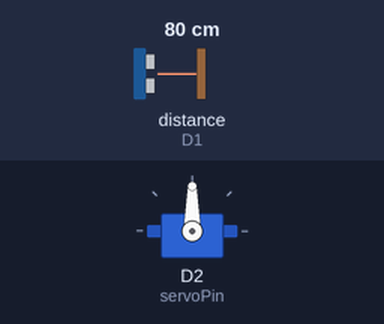
The sketch below on a simulated ESP8266 (NodeMCU). Shown: servo. Wiring (inferred from the names in the program): ultrasonic range finder: trigger D0; echo D1. The inputs (shaded band) are chosen by the test bench; at power-on: distance to the obstacle (sensor on D1) 80 cm. The echo pulse lasts 58.3 µs per cm; what the sketch prints to the serial monitor is not drawn.

Above: at 1.2 s.
1.3 s: distance to the obstacle (sensor on D1) set to 2 cm
At 2.1 s:
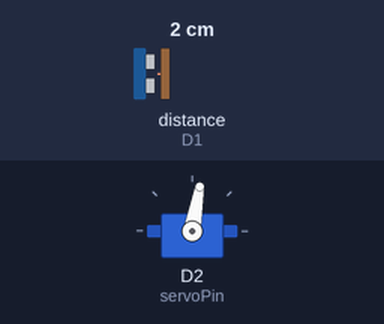
3.1 s: distance to the obstacle (sensor on D1) set to 18 cm
At 3.7 s:
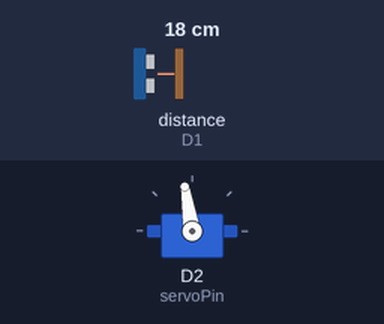
Timing chart, 0 to 6.1 s (numbered marks = the images above; inputs shaded):
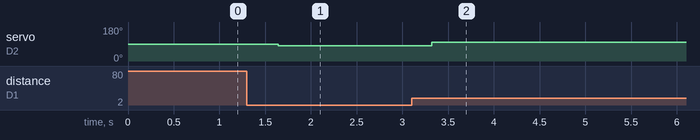

The sketch:

sketch.ino
```cpp
//testet with NodeMCU, HC-SR04 distance sensor, FS90R continuous servo

#include <Servo.h>

int state = 0;
const int trigPin = D0; // <-|trigger and echo pin
const int echoPin = D1; // <-|HC distance sensor
const int servoPin = D2;// <-|drive pin of servo


int pulselength_oneRotation_ccw_perSecond = 1565;// <-|these two values are depending on your servo. For the FS90R 1500 Microseconds should be not turning at all
int pulselength_oneRotation_cw_perSecond = 1365;// <-|less than 1500 turns the servo right and more is turning left. The further the value away from 1500 the faster it turns.
long duration=0;
long distance;
int i;
Servo myservo;
void setup() {

    pinMode(trigPin, OUTPUT);
    pinMode(echoPin, INPUT);
    myservo.attach(servoPin);
    state=1;
    Serial.begin(115200); //start serial with baud rate 115200
}

void loop()

{
    for (i=1; i<11 ;i++) //10x measuring distance
    {
        digitalWrite(servoPin, LOW);
        digitalWrite(trigPin, LOW);
        delayMicroseconds(2);
        digitalWrite(trigPin, HIGH);
        delayMicroseconds(10);
        digitalWrite(trigPin, LOW);
        duration += pulseIn(echoPin, HIGH);
        delay(15);

    }
    distance= (duration/10)*0.027; //not the correct formula but 0.027 gave better results
    duration=0;
    Serial.print(distance); //print distance to Serial Port
    if (distance >= 20 && state!=1) // if distance >= 20cm turn servo one rotation left
        {
            myservo.writeMicroseconds(pulselength_oneRotation_ccw_perSecond);// this value is depending on your servo
            delay(1000);
            state=1;
        }
    else if (distance <= 21 && state!=2)
        {
            myservo.writeMicroseconds(pulselength_oneRotation_cw_perSecond);
            delay(1000);
            state=2;
        }

    else
        {
        delay(100);
        Serial.println("no change");
        }

}
```

Measured:
- after the input at 1.3 s, servo on D2 (servoPin): 90° → 80° after 0.34 s
- after the input at 3.1 s, servo on D2 (servoPin): 80° → 99° after 0.22 s
